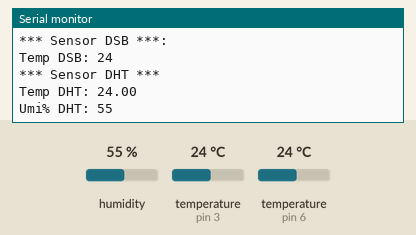
A sketch run on a simulated Arduino Uno, built with avr-gcc and run on an emulated ATmega328P. Parts: the last lines printed to the serial monitor. The test bench sets the inputs (shaded band); at power-on: humidity 55 %, temperature (sensors on pin 3, pin 6) 24 °C. WiFi joins after 1.5 s; servers stay silent unless stated; random numbers use the default seed unless the sketch sets one; no MQTT or app messages arrive unless stated.

Above: at 2.7 s.
2.8 s: humidity set to 22 %
At 4.2 s:
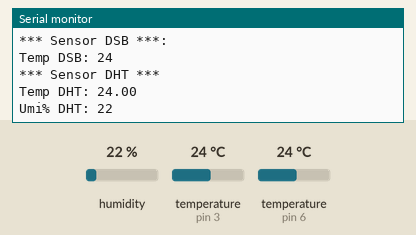
4.3 s: temperature (sensor on pin 3) set to 12 °C
5.8 s: temperature (sensor on pin 6) set to 12 °C
At 6.9 s:
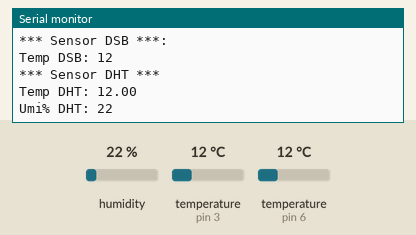
7.3 s: temperature (sensor on pin 3) set to 19 °C
8.8 s: humidity set to 40 %
At 11.12 s:
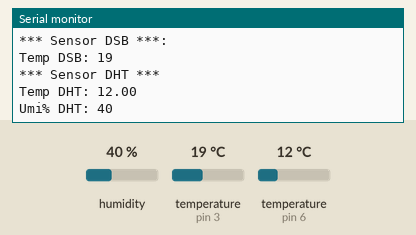
Timing chart, 0 to 11.3 s (numbered marks = the images above; inputs shaded):
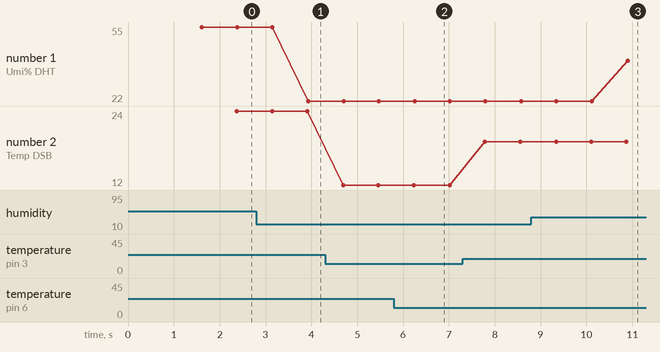

Measured:
- after the input at 2.8 s, the serial monitor: prints a new line after 1.1 s (image 1)
- after the input at 5.8 s, the serial monitor: prints a new line after 0.45 s (image 2)
- after the input at 8.8 s, the serial monitor: prints a new line after 2.1 s (image 3)
- plotted number 1: 55 → 22 after the input at 2.8 s, 22 → 40 after the input at 8.8 s
- plotted number 2: 24 → 12 after the input at 4.3 s, 12 → 19 after the input at 7.3 s

The sketch:

v7_MQTT_debug.ino
```cpp
/**********************************************************************************
 MQTT envio de dados para ThingSpeak v1.0 02 DEZ 2018
 Termometro DTH11_DS18b20
 Arduino UNO EthernetShield WatchDog 8 segundos
 Mostra o endereço IP que foi obtido por DHCP na rede
 Limitacao da versao
 ID Canal e Chave Escrita devem ser preenchidos 2 x
 No final do sketch Client.publish( "channels/IDCANAL/publish/CHAVE", msgBuffer);
 Quando define topicString ocasiona bug conteudo msgBuffer = payload da funcao grava
 ***********************************************************************************/

#include <SPI.h>
#include <PubSubClient.h>
#include <Ethernet.h>
#include "DHT.h"
#include <OneWire.h>
#include <DallasTemperature.h>
#include <avr/wdt.h>  // inclui a função watchdog

// **** Sensor de Temperatura DHT11 Initialize DHT sensor ****
#define DHTPin  6
#define DHTTYPE DHT11   // DHT 11
DHT dht(DHTPin, DHTTYPE);

// ***** Porta do pino de sinal do DS18B20 *****
#define ONE_WIRE_BUS 3
// Define uma instancia do oneWire para comunicacao com o sensor
OneWire oneWire(ONE_WIRE_BUS);

// Armazena temperaturas minima e maxima
float tempMin = 999;
float tempMax = 0;

DallasTemperature sensors(&oneWire);
DeviceAddress sensor1;
// ***** FIM incializacao DS18B20 *****


char mqttUserName[] = "NXTMQTT";  // Pode ser qualquer nome
char mqttPass[] = "IJ7JNSGEHSKSMV70";  // Coloque aqui a MQTT API Key disponivel em Account > MyProfile
char writeAPIKey[] = "NVRTXD5XGGNR342Y";    // Chave de Escrita Write API Key.
long channelID = 641112; // ID do Canal

static const char alphanum[] ="0123456789"
                              "ABCDEFGHIJKLMNOPQRSTUVWXYZ"
                              "abcdefghijklmnopqrstuvwxyz";  // Gera randomico client ID.

// Servidor MQTT
//const char* server = "34.236.123.240";
const char* server = "mqtt.thingspeak.com";

byte mac[] = { 0xDE, 0xAD, 0xBE, 0xEF, 0xFE, 0xED};
EthernetClient ethClient;
PubSubClient Client(server, 1883, ethClient); // Initialize the PuBSubClient library.


// *************** TEMPO PARA PUBLICACAO ******************************
// ***  TEMPO EM S seguido de L 20L = 20 segundos L300 = 5 minutos  ***
//*********************************************************************
unsigned long lastConnectionTime = 0;
const unsigned long postingInterval = 300L * 1000L; // Publica dados a cada XL seconds.

void setup() {

 Serial.begin(115200);
 wdt_enable(WDTO_8S);  // habilita o watchdog

 Ethernet.begin(mac);
        Serial.println("");
        Serial.println("INICIALIZACAO REDE CONCLUIDA OK");
        Serial.println("OBTENDO ENDERECO IP");
        Serial.print("Conectado na rede ");
        Serial.print("IP: ");
        Serial.println(Ethernet.localIP());

  // *** Sensor DSB ***
  sensors.begin();
  // Localiza e mostra enderecos dos sensores
  Serial.println("Localizando sensores DS18B20...");
  Serial.print("Foram encontrados ");
  Serial.print(sensors.getDeviceCount(), DEC);
  Serial.println(" sensores.");
  if (!sensors.getAddress(sensor1, 0))
     Serial.println("Sensores DS18B20 nao encontrados !");
  // Mostra o endereco do sensor encontrado no barramento
  // Serial.print("Endereco sensor: ");
  // mostra_endereco_sensor(sensor1);
  Serial.println();


Client.setServer(server, 1883);   // Configura parametros do MQTT broker .
}


void loop() {

   wdt_reset();  //  reseta o watchdog

// Reconnecta  se MQTT client is not connected.
  if (!Client.connected())
  {
    Serial.print("Conectando servidor MQTT ");
    Serial.println(server);

    reconnect();
  }

// *** Sensor DHT11 ***
  float t = dht.readTemperature(); // Read temperature from DHT sensor.
  int h = dht.readHumidity();  // Read humidity from DHT sensor.

  Serial.println();
  Serial.println("*** Sensor DHT ***");
  Serial.print("Temp DHT: ");
  Serial.println(t);
  Serial.print("Umi% DHT: ");
  Serial.println(h);

  // ***** Sensor DS18b20 *********
  sensors.requestTemperatures();
  int tempC = sensors.getTempC(sensor1);
  //Atualiza temperaturas minima e maxima
  if (tempC < tempMin)
  {
    tempMin = tempC;
  }
  if (tempC > tempMax)
  {
    tempMax = tempC;
  }
  // Mostra dados DSB18b20 no serial monitor */
  Serial.println("*** Sensor DSB ***: ");
  Serial.print("Temp DSB: ");
  Serial.println(tempC);
  Serial.println();

// ****** Fim dados do sensor DS18b20 *********/

  Client.loop();   //  Call the loop continuously to establish connection to the server.


  // Se o intervalo ultrapassa o tempo desde a ultima conexao, publica novamente no ThingSpeak
  if (millis() - lastConnectionTime > postingInterval)
  {
    mqttpublish();
  }


}

//*********** RECONECT ***************

void reconnect()
{
  char clientID[9];

  // Loop until reconnected.
  while (!Client.connected())
  {
    Serial.print("Realizando MQTT connection...");
    // Generate ClientID
    for (int i = 0; i < 8; i++) {
        clientID[i] = alphanum[random(51)];
    }
    clientID[8]='\0';
    // Connect to the MQTT broker
    if (Client.connect(clientID,mqttUserName,mqttPass))
    {
      Serial.print("Conectado com Client ID:  ");
      Serial.print(String(clientID));
      Serial.print(", Username: ");
      Serial.print(mqttUserName);
      Serial.print(" , Password: ");
      Serial.println(mqttPass);
    } else
    {
      Serial.print("falha de conexao MQTT, rc=");
      // Print to know why the connection failed.
      // See https://pubsubclient.knolleary.net/api.html#state for the failure code explanation.
      Serial.print(Client.state());
      Serial.println(" tenta novamente em 5 segundos");
      delay(5000);
    }
  }
}


//*********** MQTTPUBLISH ***************


void mqttpublish() {

  // *** Sensor DHT11 ***
  int t = dht.readTemperature(); // Read temperature from DHT sensor.
  int h = dht.readHumidity();  // Read humidity from DHT sensor.

  Serial.println();
  Serial.println("*** Sensor DHT ***");
  Serial.print("Temp DHT: ");
  Serial.println(t);
  Serial.print("Umi% DHT: ");
  Serial.println(h);

  // ***** Sensor DS18b20 *********
  sensors.requestTemperatures();
  int tempC = sensors.getTempC(sensor1);
  //Atualiza temperaturas minima e maxima
  if (tempC < tempMin)
  {
    tempMin = tempC;
  }
  if (tempC > tempMax)
  {
    tempMax = tempC;
  }
  // Mostra dados DSB18b20 no serial monitor */
  Serial.println("*** Sensor DSB ***: ");
  Serial.print("Temp DSB: ");
  Serial.println(tempC);
  Serial.println();

  /*Serial.print(" Min : ");
  Serial.print(tempMin);
  Serial.print(" Max : ");
  Serial.println(tempMax);
  Serial.println();

// ****** Fim dados do sensor DS18b20 *********/


        // Cria a data string para enviar ao ThingSpeak campo PAYLOAD da publicacao Client.publish( TOPIC, PAYLOAD);
        //String data = String("field1=" + String(t, DEC) + "&field2=" + String(h, DEC) + "&field3=" + String(tempC, DEC) + "&field4=" + String(tempMin, DEC) + "&field5=" + String(tempMax, DEC));
        String data = String("field1=" + String(t, DEC) + "&field2=" + String(h, DEC) + "&field3=" + String(tempC, DEC) + "&field4=" + String(tempMin, DEC) + "&field5=" + String(tempMax, DEC));
        int dlength = data.length();
        char msgBuffer[dlength];
        data.toCharArray(msgBuffer, dlength + 1);

        //Serial.print("msgBuffer 0 = ");
        //Serial.println(msgBuffer);

        // Create a topic string and publish data to ThingSpeak channel feed.
        //String topicString = "channels/" + String( channelID ) + "/publish/" + String(writeAPIKey);

        //length = topicString.length();
        //char topicBuffer[length];
        //topicString.toCharArray(topicBuffer, length + 1);
        //Serial.print("Publish Result: ");
        //Serial.print("topicBuffer");
        //Serial.print(" , ");
        Serial.println("*** Buffer ***");
        Serial.print("msgBuffer 1 = ");
        Serial.println(msgBuffer);

        // ****************** THINGSPEAK ID CANAL e CHAVE ESCRITA ********************
        // ***  Client.publish( "channels/IDCANAL/publish/CAHVE", msgBuffer);      ***
        // ***************************************************************************

        Client.publish( "channels/641112/publish/NVRTXD5XGGNR342Y", msgBuffer);
        Serial.println("Dados publicados no MQTT server");
        Serial.println();

  lastConnectionTime = millis();
}
```
